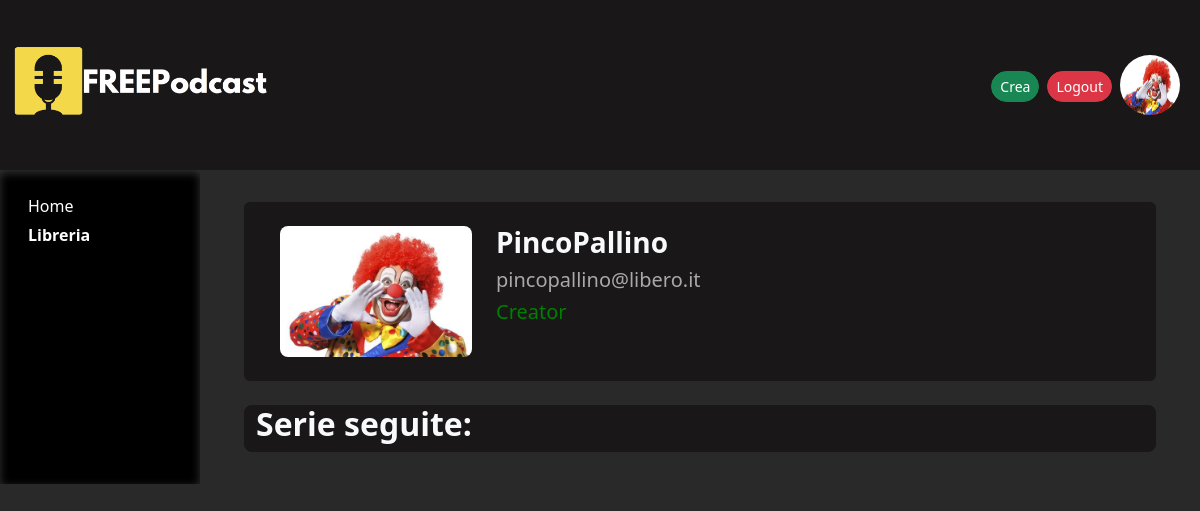
The app's page /Profile (signed in) with its own data.
### tables this page shows
CREATE TABLE "users" (
	"id"	TEXT NOT NULL,
	"username"	TEXT NOT NULL UNIQUE,
	"password"	TEXT NOT NULL,
	"is_creator"	INTEGER NOT NULL,
	"userimg"	TEXT NOT NULL,
	PRIMARY KEY("id")
);

### app.py (the view)
@app.route('/Profile')
def showprofile():
    user_id = current_user.id
    series=dao.get_followed_series(user_id)
    return render_template('profilepage.html', series=series)

### app.py (called while the page is built)
@login_manager.user_loader
def load_user(user_id):
    db_user = dao.get_userbyid(user_id)
    user = User(id=db_user['id'], username=db_user['username'], password=db_user['password'], is_creator=db_user['is_creator'], userimg=db_user['userimg'])
    return user

### dao.py (called while the page is built)
def get_userbyid(id):
    conn = sqlite3.connect('db/database.db')
    conn.row_factory = sqlite3.Row
    cursor = conn.cursor()
    sql = 'SELECT * FROM users where id = ?'
    cursor.execute(sql, (id,))
    user = cursor.fetchone()
    cursor.close()
    conn.close()
    return user

def get_followed_series(id):
  conn = sqlite3.connect('db/database.db')
  conn.row_factory = sqlite3.Row
  cursor = conn.cursor()
  sql = 'SELECT * FROM series,users_follows WHERE series.id=users_follows.sid AND users_follows.user_id = ?'
  cursor.execute(sql, (id,))
  series = cursor.fetchall()
  cursor.close()
  conn.close()
  return series

### templates/profilepage.html (shortened to what this page needs)
{% extends "base.html" %}
{% block profile_active %}fw-bold{% endblock %}
{% block profile %}
    <div class="col-12">
        <div class="row m-4 p-4 rounded bg-gray">
            <div class="col-3">
                <img class="usrimg rounded-3 w-100" src="{{url_for('static', filename=current_user.userimg)}}"
    alt="userimg">
            </div>
            <div class="col-8 text-light">
                <h3 class="fw-bold">{{current_user.username|e}}</h3>
                <h5 class="text-gray">{{current_user.id|e}}</h5>
                {% if current_user.is_creator %}
                <h5 id="userstatus">Creator</h5>
                {% endif %}
            </div>
        </div>
        <div class="row m-4 bg-gray rounded-3">
            <h2 class="text-light fw-bold">Serie seguite:</h2>
        </div>
    </div>
{% endblock %}

### templates/base.html (shortened to what this page needs)
<!DOCTYPE html>
    <html lang="it">
        <head>
            <link href="https://cdn.jsdelivr.net/npm/bootstrap@5.2.2/dist/css/bootstrap.min.css" rel="stylesheet">
            <link rel=stylesheet type="text/css" href="{{url_for('static', filename='style.css')}}">
        </head>
        <body>
            <header>
                <nav class="navbar navbar-dark navbar-expand-lg bg-body-tertiary bg-gray">
                    <div class="container-fluid">
                      <a class="navbar-brand" href="{{url_for('index')}}">
                        <img src="{{url_for('static', filename='FREEPodcastCOMPLETE.png')}}" alt="FREEPodcast" width="256" height="144">
                      </a>
                      <div class="collapse navbar-collapse" id="navbarSupportedContent">
                        <ul class="navbar-nav ms-auto">
                            {% if current_user.is_authenticated %}
                            {% if current_user.is_creator %}
                            <li class="nav-item">
                              <a href="{{url_for('new_serie')}}">
                                <button type="button" class="btn btn-success btn-sm rounded-pill ms-2 mt-4">
                                      Crea
                                </button>
                              </a>
                            </li>
                            {% endif %}
                            <li class="nav-item">
                              <a href="{{url_for('logout')}}">
                                <button type="button" class="btn btn-danger btn-sm rounded-pill ms-2 mt-4">
                                    Logout
                                </button>
                              </a>
                            </li>
                            <li class="nav-item m-2">
                                <span>
                                <div>
                                  <a href="{{url_for('showprofile')}}">
                                    <img class="usrimg rounded-circle" src="{{url_for('static', filename=current_user.userimg)}}"
                                alt="userimg" width="60" height="60">
                                    </a>
                                </div>
                                </span>
                            </li>
                            {% endif %}
                        </ul>
                      </div>
                    </div>
                  </nav>
            </header>
            <div class="container-fluid">
                <div class="row">
                    <aside class="col-lg-2">
                        <ul class="navbar-dark ms-auto mt-2">
                            <li class="nav-item">
                                <a class="nav-link {% block home_active %}{% endblock %}" href="{{url_for('index')}}">Home</a>
                            </li>
                            {% if current_user.is_authenticated %}
                            <li class="nav-item ">
                                <a class="nav-link {% block profile_active %}{% endblock %}" href="{{url_for('showprofile')}}">Libreria</a>
                            </li>
                            {% endif %}
                        </ul>
                    </aside>
                    <main class="col-lg-10">
                    <div class="row p-2">
                        {% block profile %}{% endblock %}
                    </div>
                  </div>
            </div>
        </body>
    </html>

### static/style.css (style rules this page uses)
.bg-gray { background-color: #191718; }
.text-gray { color:darkgray; }
#userstatus { color:green; }
body { background-color: #292929; }
aside { color: #ffffff; font-family: 'Segoe UI', Tahoma, Geneva, Verdana, sans-serif; background-color: #000000; box-shadow: 0px 3px 10px 0px rgba(255, 255, 255, 0.2) inset; }
aside li { padding-bottom: 5px; color: #ffffff; }
aside>ul { list-style-type: none; padding: 1rem 1rem; }
a { text-decoration: none; color: #000; }

### records on screen
users: userimg (picture), username "PincoPallino", id "pincopallino@libero.it"
